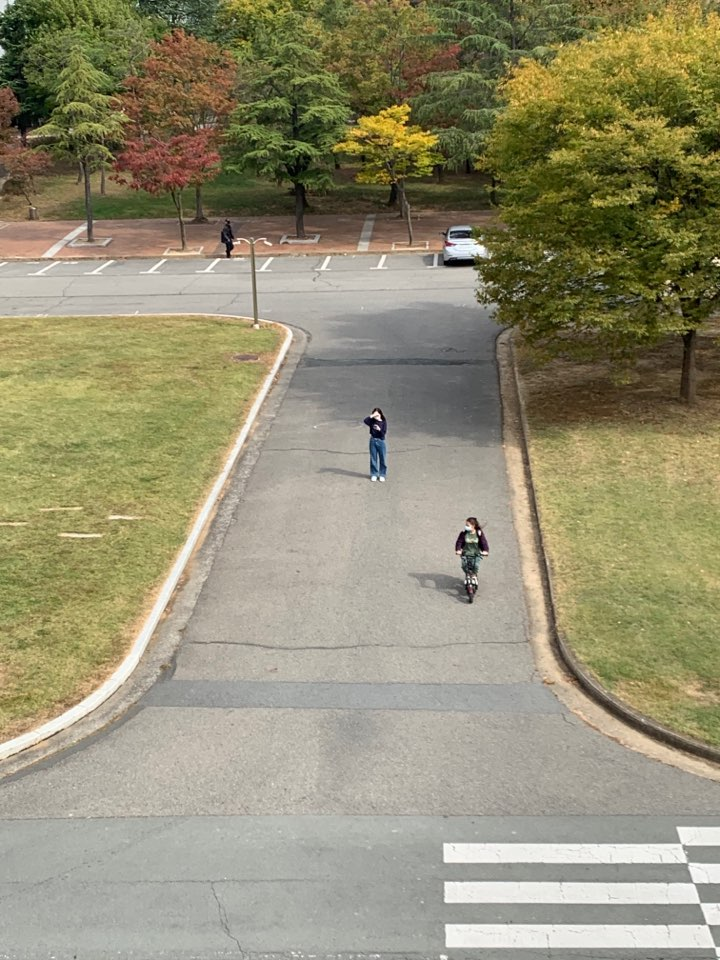
#> input picture python/gps1..jpg, 720 x 960 px, found by its file name
$ python cal_gps.py
#> lines starting #> are read from the running program, lines starting #| are printed output that depends on the picture
import cv2
import numpy as np
import time

i=0
width=480
length=852
gps_list=[(35.832909,128.754458),(35.832842,128.754476),(35.832852,128.754121),(35.832776,128.754171)]

human_list=[(254,427)] #warping 사람 픽셀 list
human_warp_list=[]
pixel_list=[(198,298),(343,300),(69,625),(386,634)]

def warp(frame_rotate):
    # Locate points of the documents or object which you want to transform
    pts1 = np.float32(pixel_list)
    pts2 = np.float32([[0, 0],[480, 0],[0,852],[480, 852]])
    # Apply Perspective Transform Algorithm
    matrix = cv2.getPerspectiveTransform(pts1, pts2)
    result = cv2.warpPerspective(frame_rotate, matrix, (width, length))
    cv2.imshow("frame_rotate",result)

def cal():
    global human_warp_list,human_list,width,length,i

    human_lat=gps_list[0][0]-human_list[i][0]*lat_pixel
    human_long=gps_list[0][1]-human_list[i][1]*long_pixel
    print(human_lat)
    print(human_long)
    human_warp_list[i][0].append(human_lat)
    human_warp_list[i][1].append(human_long)

filepath=r'D:\git repos\NetCC\NetCC_-Image-recognition\python\gps1..jpg'

frame = cv2.imread(filepath)
#> frame is the input picture: shape (960, 720, 3); mean B, G, R 114.7, 142.7, 147.7
ret = cv2.imread(filepath)
frame=cv2.resize(frame,dsize=(480,852),interpolation=cv2.INTER_AREA)
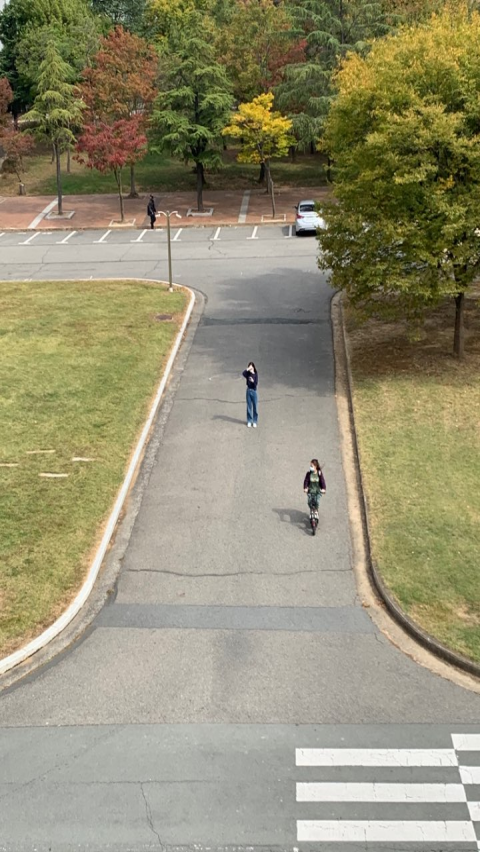
#> frame: shape (852, 480, 3); mean B, G, R 114.7, 142.7, 147.7
cv2.imshow('original',frame)

warp(frame)
#> in warp, `result = cv2.warpPerspective(frame_rotate, matrix, (width, length))`:
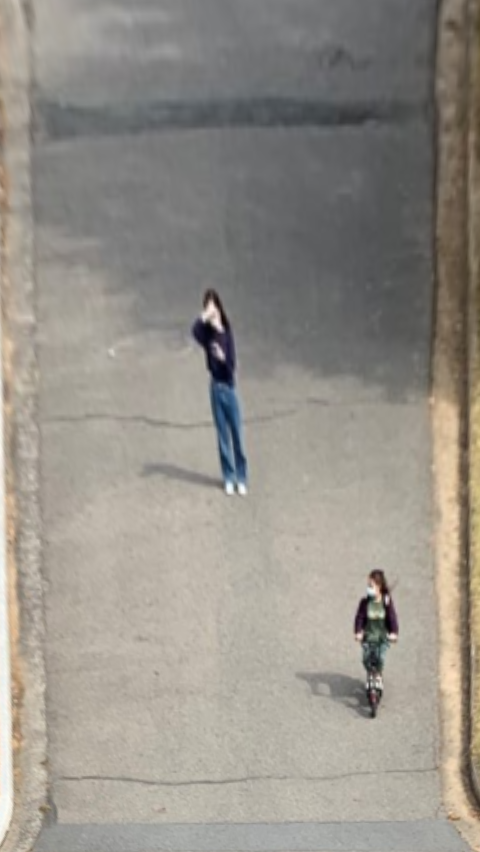
#> result: shape (852, 480, 3); mean B, G, R 137.5, 145.4, 150
lat_mean=((gps_list[0][0]-gps_list[1][0])+(gps_list[2][0]-gps_list[3][0]))/2
long_mean=((gps_list[0][1]-gps_list[2][1])+(gps_list[1][1]-gps_list[3][1]))/2

lat_pixel=lat_mean/width
print(lat_pixel)
long_pixel=long_mean/length
print(long_pixel)

for i in range(len(human_list)):
#> (the run stopped early here; a loop or call above may not have finished)
